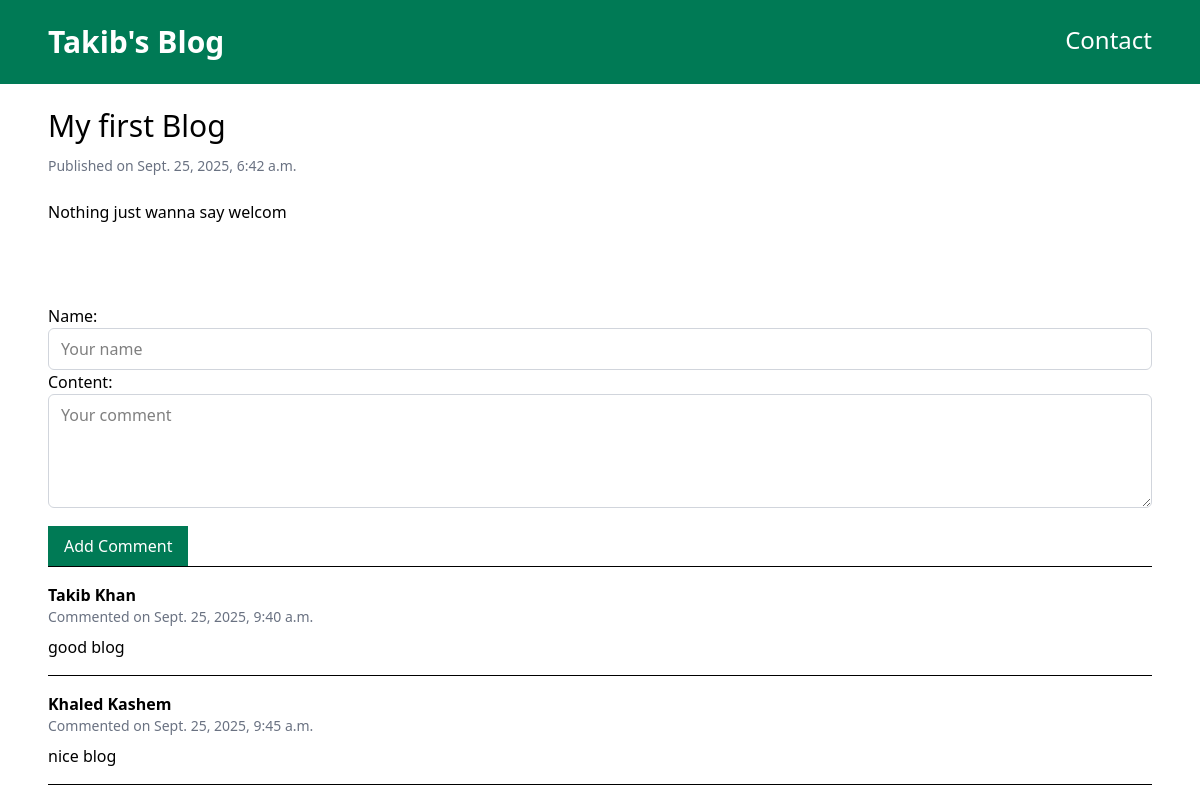
The page /first-blog/ on the database its author committed.
### blog/models.py (models this page shows, shortened)
class Post(models.Model):
    title = models.CharField(max_length = 255)
    slug = models.SlugField()
    content = models.TextField()
    created_at = models.DateTimeField(auto_now_add=True)
    class meta:
        ordering = ('-created_at')

class Comments(models.Model):
    post = models.ForeignKey(Post, related_name="comments", on_delete=models.CASCADE)
    name = models.CharField(max_length=100)
    content = models.TextField()
    created_at = models.DateTimeField(auto_now_add=True)
    class meta:
        ordering = ('-created_at')

### blog/views.py (the view)
# urls.py: path('<slug:slug>/', views.detail, name = "detail")
def detail(request, slug):
    post = get_object_or_404(Post, slug=slug)
    if request.method == 'POST':
        form = commentForm(request.POST)
        if form.is_valid():
            comment = form.save(commit = False)
            comment.post = post
            comment.save()
            return redirect('detail', slug=slug)
    else:
        form = commentForm
    return render(request, 'blog/detail.html', {
        'post': post,
        'form': form,
    })

### blog/templates/blog/detail.html (shortened to what this page needs)
{% extends "blog/base.html" %}
{%block content%}
   <h1 class="text-3xl">{{ post.title }}</h1>
   <p class="mt-3 text-sm text-gray-500">Published on {{ post.created_at }}</p>
   <p class="mt-6 mb-20">{{ post.content }}</p>
   <div class = "mt-8">
        <form method="post" action=".">
            {{ form.as_p }}
            <button class = "mt-3 px-4 py-2 bg-emerald-700 text-white" type="submit">Add Comment</button>
        </form>
        <hr>
         {%for comment in post.comments.all %}
            <div class = "mt-4 border-b pb-4">
                <p class = "font-bold">{{ comment.name }}</p>
                <p class = "text-sm text-gray-500">Commented on {{ comment.created_at }}</p>
                <p class = "mt-2">{{ comment.content }}</p>
            </div>
            {%empty%}
                <p class = "mt-4">No comments yet. Be the first to comment!</p>
        {% endfor %}
   </div>
{%endblock content%}

### blog/templates/blog/base.html (shortened to what this page needs)
<!doctype html>
<html lang="en">
   <head>
    <script src="https://cdn.jsdelivr.net/npm/@tailwindcss/browser@4"></script>
  </head>
    <body>
        <nav class="py-6 px-12 bg-emerald-700 flex justify-between">
          <a href="/" class="text-white font-bold text-3xl">Takib's Blog</a>
          <a href="/contact/" class = "text-white text-2xl">Contact</a>
        </nav>
        <main class="py-6 px-12">
          {% block content %}{% endblock content %}
        </main>
    </body>
</html>

### rows shown on the page
Post: title "My first Blog", created_at "Sept. 25, 2025, 6:42 a.m.", content "Nothing just wanna say welcom"
Comments: name "Takib Khan", created_at "Sept. 25, 2025, 9:40 a.m.", content "good blog"
Comments: name "Khaled Kashem", created_at "Sept. 25, 2025, 9:45 a.m.", content "nice blog"
